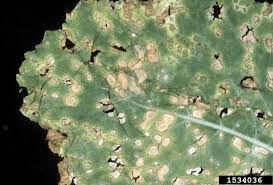
%> input picture week4(Image_Segmentation)/3.png, 273 x 185 px
$ octave GrayLevelThresholding.m   (GNU Octave 9; MATLAB toolbox functions it lacks are replaced by stand-ins)
%> lines starting %> are read from the running program, lines starting %| are printed output that depends on the picture; in (x1, y1, x2, y2) boxes, pixels count from 0 and x2, y2 are one past the last pixel; in counts of white or black regions, pixels touching at a corner belong together; the program's own positions count from 1
a=imread('3.png');
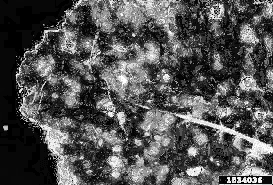
%> a: size 185x273 uint8; min 0, max 255, mean 82.7

level=graythresh(a);
%> level = 0.392
c = im2bw(a,level);
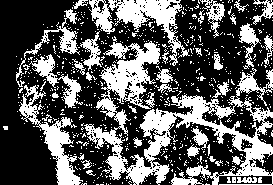
%> c: size 185x273 logical; 36% white; 678 white regions (641 under 20 px), largest, box (x1, y1, x2, y2) and area: (84, 41, 273, 185) 8580, (89, 0, 190, 66) 2107, (19, 85, 83, 185) 1664

subplot(1,2,1),imshow(a),title('Original Image');
subplot(1,2,2),imshow(a),title('Output Image');

$ run again, with week4(Image_Segmentation)/8.png copied over week4(Image_Segmentation)/3.png
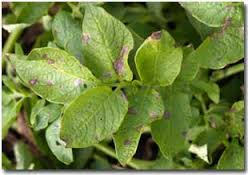
%> input picture week4(Image_Segmentation)/8.png, 248 x 175 px
%> a is the input picture: size 175x248x3 uint8; mean R, G, B 110.5, 128.2, 63.5
%> level = 0.404
%> `c = im2bw(a,level);`:
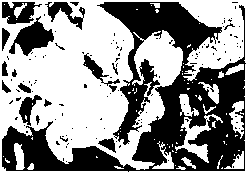
%> c: size 175x248 logical; 57.9% white; 131 black regions (113 under 20 px), largest, box (x1, y1, x2, y2) and area: (2, 2, 246, 172) 14977, (9, 16, 54, 56) 834, (2, 2, 42, 24) 531

$ run again, with week4(Image_Segmentation)/13.jpg saved as week4(Image_Segmentation)/3.png
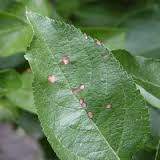
%> input picture week4(Image_Segmentation)/13.jpg, 160 x 160 px
%> a is the input picture: size 160x160x3 uint8; mean R, G, B 97, 127.2, 85.8
%> level = 0.388
%> `c = im2bw(a,level);`:
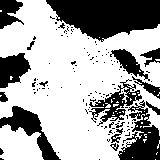
%> c: size 160x160 logical; 65.1% white; 123 black regions (107 under 20 px), largest, box (x1, y1, x2, y2) and area: (46, 0, 160, 42) 3302, (118, 100, 160, 160) 1251, (0, 106, 61, 160) 1031
